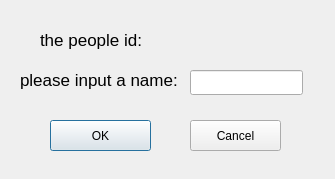
<?xml version="1.0" encoding="UTF-8"?>
<ui version="4.0">
 <class>welcome</class>
 <widget class="QDialog" name="welcome">
  <property name="geometry">
   <rect>
    <x>0</x>
    <y>0</y>
    <width>335</width>
    <height>179</height>
   </rect>
  </property>
  <property name="windowTitle">
   <string>Dialog</string>
  </property>
  <widget class="QLabel" name="label">
   <property name="geometry">
    <rect>
     <x>40</x>
     <y>30</y>
     <width>141</width>
     <height>20</height>
    </rect>
   </property>
   <property name="font">
    <font>
     <pointsize>13</pointsize>
    </font>
   </property>
   <property name="text">
    <string>the people id:</string>
   </property>
  </widget>
  <widget class="QLabel" name="label_2">
   <property name="geometry">
    <rect>
     <x>20</x>
     <y>70</y>
     <width>161</width>
     <height>20</height>
    </rect>
   </property>
   <property name="font">
    <font>
     <pointsize>13</pointsize>
    </font>
   </property>
   <property name="text">
    <string>please input a name:</string>
   </property>
  </widget>
  <widget class="QPushButton" name="pushButton">
   <property name="geometry">
    <rect>
     <x>50</x>
     <y>120</y>
     <width>101</width>
     <height>31</height>
    </rect>
   </property>
   <property name="text">
    <string>OK</string>
   </property>
  </widget>
  <widget class="QPushButton" name="pushButton_2">
   <property name="geometry">
    <rect>
     <x>190</x>
     <y>120</y>
     <width>91</width>
     <height>31</height>
    </rect>
   </property>
   <property name="text">
    <string>Cancel</string>
   </property>
  </widget>
  <widget class="QLineEdit" name="text_name">
   <property name="geometry">
    <rect>
     <x>190</x>
     <y>70</y>
     <width>113</width>
     <height>25</height>
    </rect>
   </property>
  </widget>
 </widget>
 <resources/>
 <connections/>
</ui>
